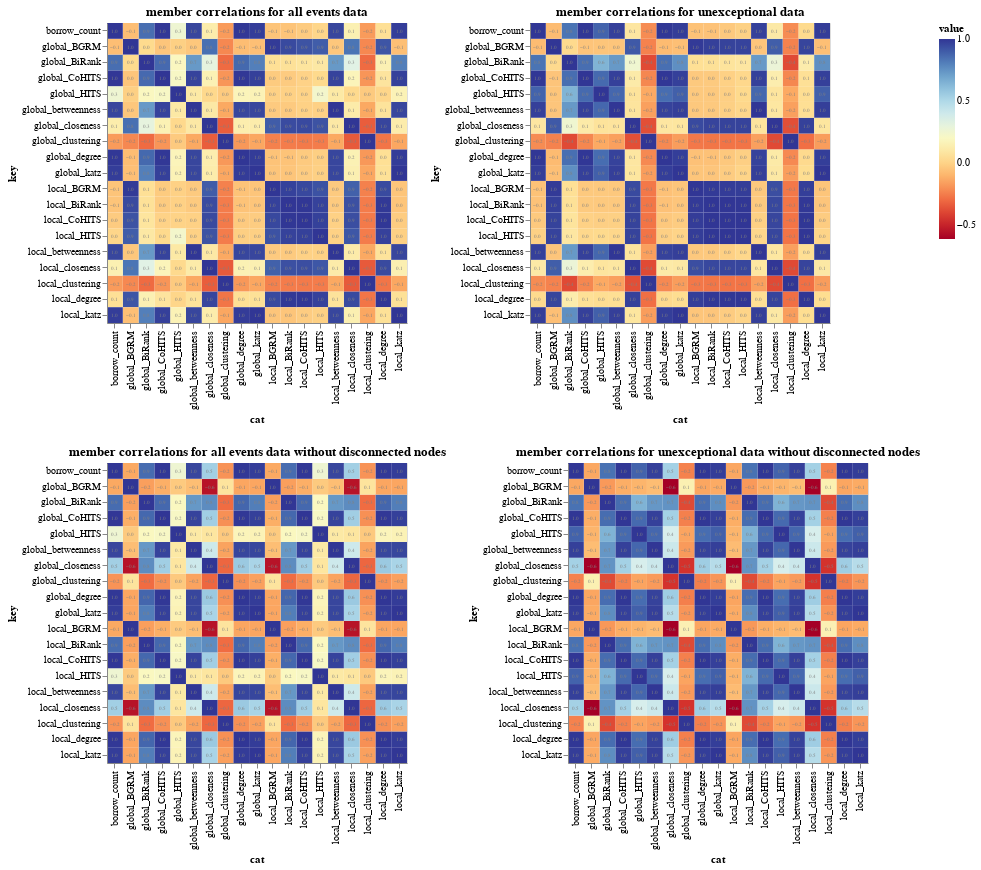

Here is the notebook cell this chart was saved with:
### Markdown cell above
#### Correlations Between Bipartite Graph Metrics

### Code cell
all_events_corr_members_chart = generate_corr_chart(
    all_events_members, all_events, 'member correlations for all events data', True)
unexceptional_corr_members_chart = generate_corr_chart(
    unexceptional_members, unexceptional_events, 'member correlations for unexceptional data', True)

all_events_corr_members_chart_subset = generate_corr_chart(
    all_events_members.loc[all_events_members.component == 0], all_events, 'member correlations for all events data without disconnected nodes', True)
unexceptional_corr_members_chart_subset = generate_corr_chart(
    unexceptional_members.loc[unexceptional_members.component == 0], unexceptional_events, 'member correlations for unexceptional data without disconnected nodes', True)

alt.vconcat(alt.hconcat(*[all_events_corr_members_chart, unexceptional_corr_members_chart]),
            alt.hconcat(*[all_events_corr_members_chart_subset, unexceptional_corr_members_chart_subset]))
